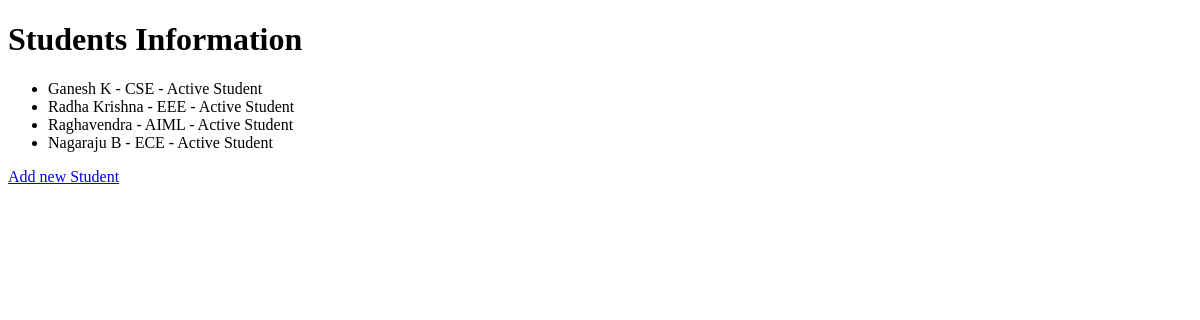
Before: / with the older database file.
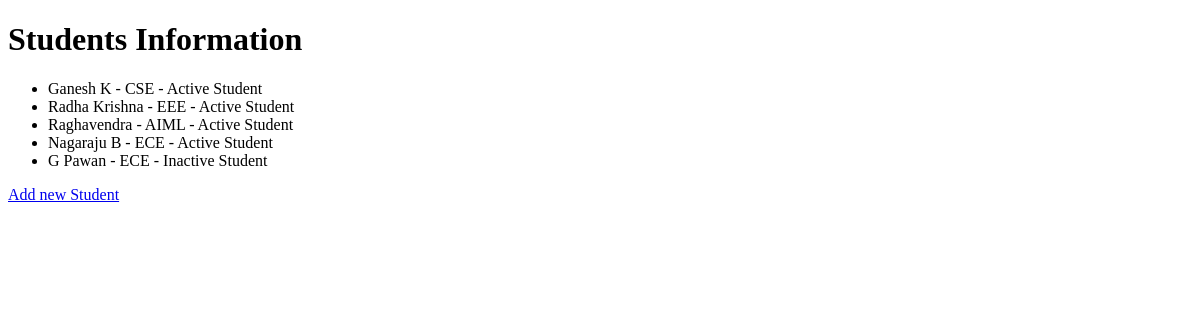
After: the same page with the newer database file.
### students/models.py (models this page shows, shortened)
class Student(models.Model):
    name = models.CharField(max_length=100)
    branch = models.CharField(max_length=50)
    semester = models.IntegerField()
    active = models.BooleanField(default=True)

### students/views.py (the view)
# urls.py: path('', views.home),
def home(request):
    students = Student.objects.all()
    return render(request, 'home.html', {'students': students})

### students/templates/home.html (shortened to what this page needs)
<!DOCTYPE html>
<html lang="en">
<head>
</head>
<body>
    <h1>Students Information</h1>
    <ul>
        {% for student in students %}
        <li>
            {{ student.name }}
            -
            {{student.branch}}
            -
            {% if student.active %}
            Active Student
            {% else %}
            Inactive Student
            {% endif %}
        </li>
        {% endfor %}
    </ul>
    <a href="/add/">Add new Student</a>
</body>
</html>

Changed rows visible on the page:
added Student: name "G Pawan", branch "ECE", active "Inactive Student"
